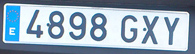
//> input picture Tasks/images/reference.jpg, 195 x 54 px
$ ./2nd_week   (built with g++ and OpenCV 4)
//> lines starting //> are read from the running program, lines starting //| are printed output that depends on the picture; after the words box and inside, x2 and y2 are one past the last pixel; in counts of white or black regions, pixels touching at a corner belong together
#include "opencv2/highgui/highgui.hpp"
#include "opencv2/imgproc/imgproc.hpp"
#include <iostream>
#include <string>
#include <stdio.h>
#include <stdlib.h>

using namespace cv;
using namespace std;

Mat src; Mat srcRef; Mat src_gray;
int thresh = 100;
int max_thresh = 255;
RNG rng(12345);
Mat maskRef;

/// Function header
void srcContour();
void srcRefContour();

int main(){
	srcRef = imread("C:\\Users\\zlyza\\Desktop\\Biggest Project\\images\\reference.jpg");
//> srcRef is the input picture: 54 rows x 195 cols, CV_8UC3; mean B, G, R 187.1, 170.2, 150.5
	cvtColor(srcRef, srcRef, CV_BGR2GRAY);
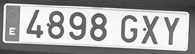
//> srcRef: 54 rows x 195 cols, CV_8UC1; min 40, max 255, mean 166.2
	srcRefContour();
	for (int j = 1; j < 13; j++) {
		string url = std::string("C:\\Users\\zlyza\\Desktop\\Biggest Project\\images\\" + std::to_string(j) + ".JPG");
		cout << url << endl;
		src = imread(url);
		cvtColor(src, src_gray, CV_BGR2GRAY);
		//char* source_window = "Source";
		//namedWindow(source_window, CV_WINDOW_AUTOSIZE);
		//imshow(source_window, src);

		srcContour();
		waitKey(1);
	}
	return(0);
}

void srcRefContour() {
	Canny(srcRef, srcRef, 100, 200);
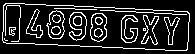
//> srcRef: 54 rows x 195 cols, CV_8UC1; 15.2% white in thin lines or dots, all inside (x1, y1, x2, y2) = (2, 3, 190, 51)
	vector< vector<Point> > contoursRef;
	findContours(srcRef, contoursRef, CV_RETR_EXTERNAL, CV_CHAIN_APPROX_NONE);
//> contoursRef = 1 contour; box (x1, y1, x2, y2) and area: (2, 3, 190, 51) 7324
	maskRef = Mat::zeros(srcRef.rows, srcRef.cols, CV_8UC1);
	drawContours(maskRef, contoursRef, 0, Scalar(255), CV_FILLED);
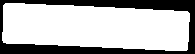
//> maskRef: 54 rows x 195 cols, CV_8UC1; 71.7% white; 1 black region, box (x1, y1, x2, y2) and area: (0, 0, 195, 54) 2984
//> 1.JPG cannot be read in this run, so this picture is empty
//> (the run ends here: the program stops with an error, at `cvtColor(src, src_gray, CV_BGR2GRAY);`)
